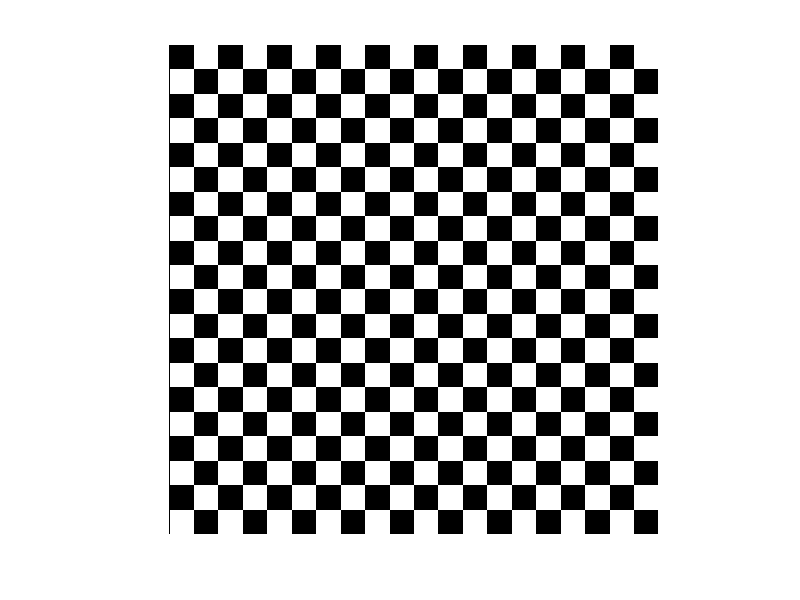

This figure's MATLAB source:
clear all;      %deletes any variables from workspace
close all;      %closes an open figures
size = 20;
A = zeros(size,size);
%fills odd rows, even columns with 255
for r = 1:2:size
    for n = 2:2:size
        A(r,n) = 255;
    end
end
%fills even rows, odd columns with 255
for r = 2:2:size
    for n = 1:2:size
        A(r,n) = 255;
    end
end
A = uint8(A);
imshow(A)
